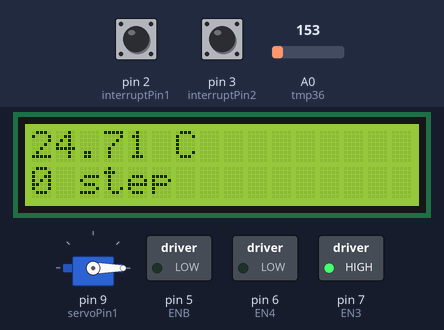
Simulated run of this sketch. Board: Arduino Uno, built with avr-gcc and run on an emulated ATmega328P. Shown: servo, 16×2 character LCD, switched loads named in the sketch (green lamp = pin HIGH). The test bench sets the inputs (shaded band); at power-on: pin 2 (interruptPin1) HIGH, pin 3 (interruptPin2) HIGH, A0 (tmp36) = 153. What the sketch prints to the serial monitor is not drawn.

Above: at 2.2 s.
2.3 s: pin 2 (interruptPin1) pulled LOW for 0.65 s
At 3.5 s:
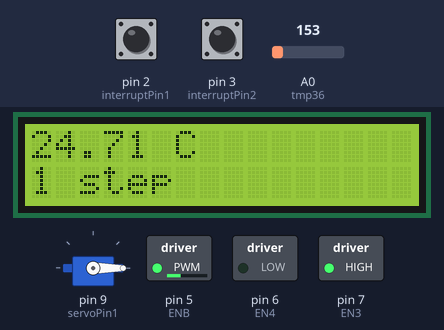
4.4 s: pin 3 (interruptPin2) pulled LOW for 0.65 s
At 5.6 s:
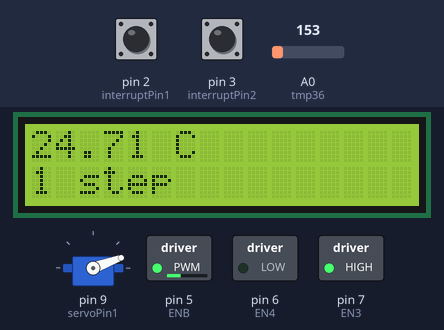
8.1 s: pin 2 (interruptPin1) pulled LOW for 1 s
At 9.2 s:
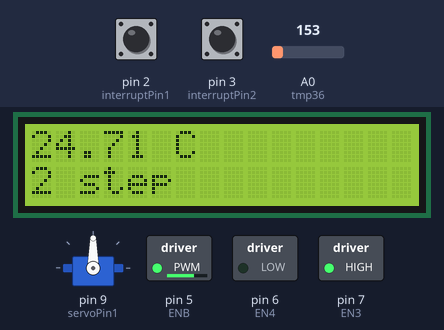
10.8 s: pin 2 (interruptPin1) pulled LOW for 0.65 s
At 11.7 s:
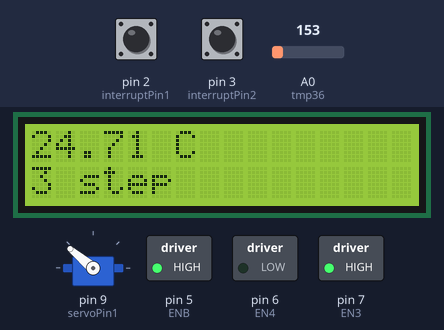
13.4 s: A0 (tmp36) set to 165
At 14.3 s:
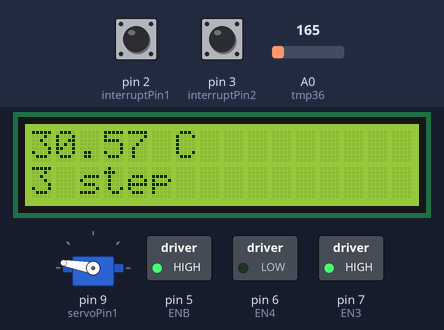
16.5 s: pin 2 (interruptPin1) pulled LOW for 3.2 s
At 17.8 s:
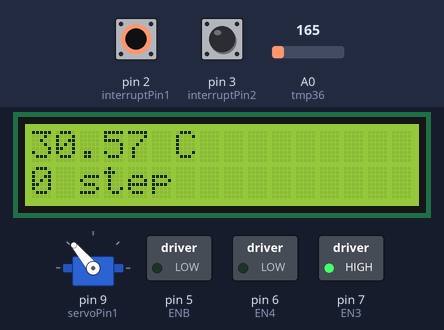
Timing chart, 0 to 19.5 s (numbered marks = the images above; inputs shaded):
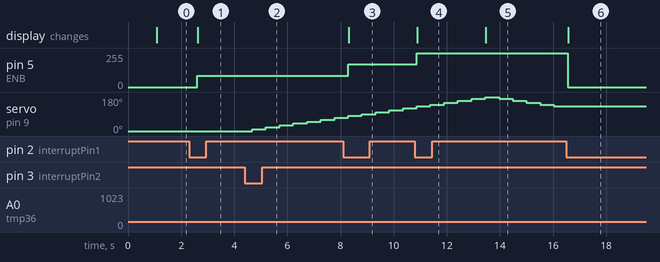

The sketch:

project1st.ino
```cpp
#include <Servo.h>
#include <Wire.h>                        // i2C 통신을 위한 라이브러리
#include <LiquidCrystal_I2C.h>        // LCD 1602 I2C용 라이브러리
LiquidCrystal_I2C lcd(0x27, 16, 2);   // 접근주소: 0x3F or 0x27

int tmp36 = A0;

Servo servo1;
int servoPin1 = 9;
#define ENB 5
#define EN3 7
#define EN4 6
int Motor_speed = 0;

unsigned long timeVal = 0; //이전시간


int interruptPin1 = 2; //바람 세기 스위치버튼
int interruptPin2 = 3; //회전 스위치버튼
int step = 0; //바람의세기 단계
boolean sw_state = false; //회전스위치 상태값
int angle = 0; //회전각
int addAngle = 10; //회전조절각

void setup()
{
  Serial.begin(9600);

  servo1.attach(servoPin1); //서보모터

  //DC모터
  pinMode(ENB, OUTPUT);
  pinMode(EN3, OUTPUT);
  pinMode(EN4, OUTPUT);

  //인터럽트함수 선언
  pinMode(interruptPin1, INPUT_PULLUP);
  pinMode(interruptPin2, INPUT_PULLUP);
  attachInterrupt(digitalPinToInterrupt(interruptPin1), exchange1, FALLING);
  attachInterrupt(digitalPinToInterrupt(interruptPin2), exchange2, FALLING);


  //초기 세팅
  digitalWrite(EN3, HIGH);  //DC모터 방향
  digitalWrite(EN4, LOW);
  analogWrite(ENB, Motor_speed);  //DC모터 세기
  servo1.write(angle); //회전각 = 0
  delay(1000);

  Serial.begin(9600);
  lcd.init();                      // LCD 초기화
  lcd.backlight();                // 백 라이트 켜기
}

void loop()
{
  int sensor = analogRead(tmp36);

  float voltage = sensor * 5000.0 / 1024.0;   // 온도센서의 값을 전압으로 변환
  float celsius = (voltage - 500) / 10.0;     // 전압을 온도로 변환

  lcd.setCursor(0, 0);            // 1번째, 1라인
  lcd.print(celsius);
  lcd.setCursor(5, 0);            // 6번째, 1라인
  lcd.print(" C");
  lcd.setCursor(0, 1);            // 1번째, 2라인
  lcd.print(step);
  lcd.setCursor(1, 1);            // 2번째, 2라인
  lcd.print(" step");
  delay(500);

  if (step > 0 && sw_state == true) {
    if (millis() - timeVal >= 100) {
      angle = angle + addAngle;
      if (angle == 180) {
        addAngle = -10;
      }
      else if (angle == 0) {
        addAngle = 10;
      }
      servo1.write(angle);
      timeVal = millis();
    }
  }
  analogWrite(ENB, Motor_speed);
}
void exchange1() {
  step++;
  if (step == 4) step = 0;

  switch (step) {
    case 0:
      Motor_speed = 0;
      Serial.println(step);
      break;
    case 1:
      Motor_speed = 85;
      Serial.println(step);
      break;
    case 2:
      Motor_speed = 170;
      Serial.println(step);
      break;
    case 3:
      Motor_speed = 255;
      Serial.println(step);
      break;
  }
}
void exchange2() {
  sw_state = !sw_state;
  timeVal = millis();
}
```

Measured:
- after the input at 2.3 s, pin 5 (ENB): 0/255 → 85/255 after 0.31 s; the display: changes after 0.33 s (image 1)
- after the input at 4.4 s, servo on pin 9 (servoPin1): moves from 0° to 70° over 3.1 s, starting after 0.28 s
- after the input at 8.1 s, pin 5 (ENB): 85/255 → 170/255 after 0.19 s; the display: changes after 0.21 s (image 3)
- after the input at 10.8 s, pin 5 (ENB): 170/255 → 255/255 after 0.07 s; the display: changes after 0.09 s (image 4)
- after the input at 13.4 s, the display: changes after 0.07 s (image 5)
- after the input at 16.5 s, pin 5 (ENB): 255/255 → 0/255 after 0.05 s; servo on pin 9 (servoPin1): stays 130° (without the input it goes to 120° after 0.05 s); the display: changes after 0.06 s (image 6)
